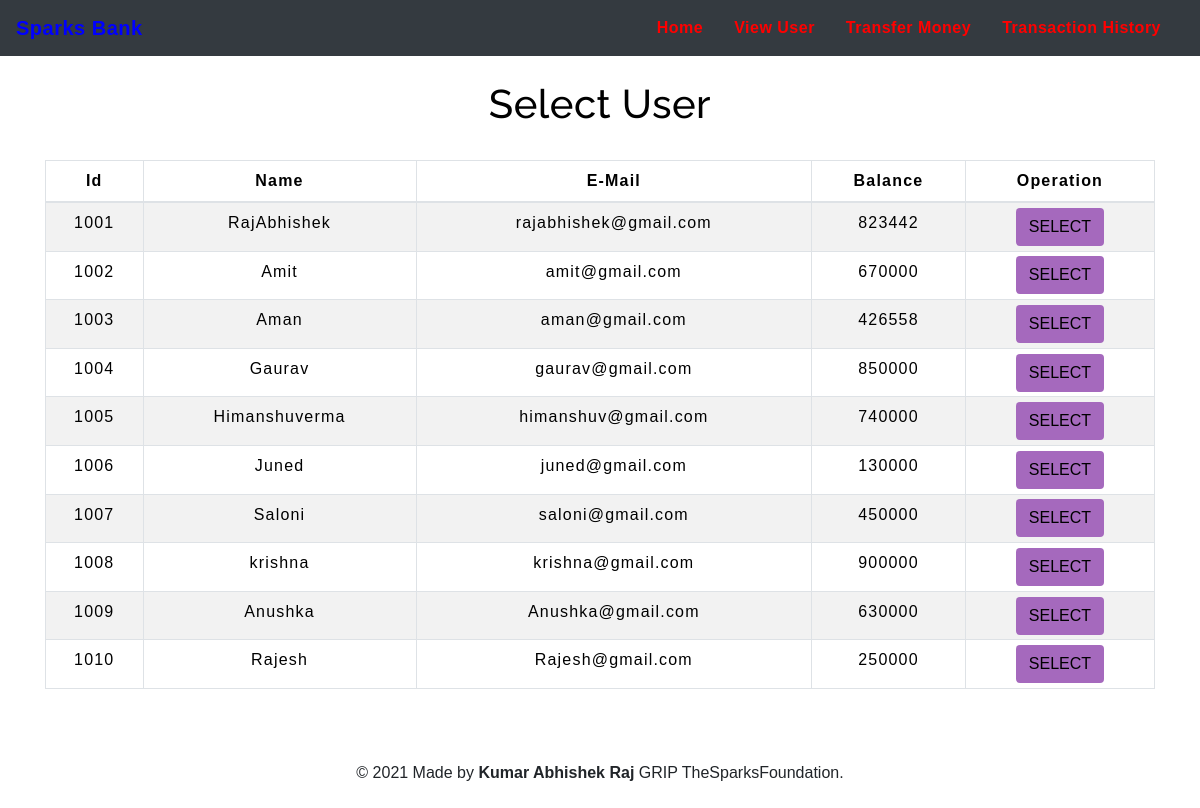
/transfer.php, run on the app's committed database.
### tables this page shows
CREATE TABLE `users` (
  `id` int(3) NOT NULL,
  `name` text NOT NULL,
  `email` varchar(30) NOT NULL,
  `balance` int(8) NOT NULL
);

### transfer.php (the view, shortened to what this page needs)
<!DOCTYPE html>
<html lang="en">
<head>
    <link rel="stylesheet" href="https://maxcdn.bootstrapcdn.com/bootstrap/4.0.0/css/bootstrap.min.css">
    <link rel="stylesheet" type="text/css" href="css/table.css">
    <link rel="stylesheet" type="text/css" href="css/navbar.css">
</head>
<body>
    <?php
    include 'config.php';
    $sql = "SELECT * FROM users";
    $result = mysqli_query($conn, $sql);
    ?>
    <?php
    include 'navbar.php';
    ?>
    <div class="container">
        <h2 class="text-center pt-4" style="color : black;">Select User</h2>
        <br>
        <div class="row">
            <div class="col">
                <div class="table-responsive-sm">
                    <table class="table table-hover table-sm table-striped table-condensed table-bordered" style="border: black;">
                        <thead style="color : black;">
                            <tr>
                                <th scope="col" class="text-center py-2">Id</th>
                                <th scope="col" class="text-center py-2">Name</th>
                                <th scope="col" class="text-center py-2">E-Mail</th>
                                <th scope="col" class="text-center py-2">Balance</th>
                                <th scope="col" class="text-center py-2">Operation</th>
                            </tr>
                        </thead>
                        <tbody>
                            <?php
                            while ($rows = mysqli_fetch_assoc($result)) {
                            ?>
                                <tr style="color : black;">
                                    <td class="py-2"><?php echo $rows['id'] ?></td>
                                    <td class="py-2"><?php echo $rows['name'] ?></td>
                                    <td class="py-2"><?php echo $rows['email'] ?></td>
                                    <td class="py-2"><?php echo $rows['balance'] ?></td>
                                    <td><a href="userdetail.php?id= <?php echo $rows['id']; ?>"> <button type="button" class="btn" style="background-color : #A569BD;">SELECT</button></a></td>
                                </tr>
                            <?php
                            }
                            ?>
                        </tbody>
                    </table>
                </div>
            </div>
        </div>
    </div>
    <footer class="text-center mt-5 py-2">
        <p>&copy 2021  Made by <b>Kumar Abhishek Raj</b> GRIP TheSparksFoundation.</p>
    </footer>
</body>
</html>

### navbar.php (shortened to what this page needs)
<nav class="navbar navbar-expand-md navbar-light bg-dark">
    <a href="index.php" class="navbar-brand" style="color: blue;"><b>Sparks Bank</b></a>
    <div class="collapse navbar-collapse" id="collapsibleNavbar">
        <ul class="navbar-nav ml-auto">
            <li class="nav-item">
                <a href="index.php"  class="nav-link" style="color: red ;" ><b>Home</b></a>
            </li>
            <li class="nav-item">
                <a href="transfer.php" class="nav-link" style="color: red ;"><b>View User</b></a>
            <li class="nav-item">
                <a href="transfer.php" class="nav-link" style="color: red ;"><b>Transfer Money</b></a>
            </li>
            <li class="nav-item">
                <a href="transactionhistory.php" class="nav-link" style="color: red ;"><b>Transaction History</b></a>
            </li>
        </ul>
    </div>
</nav>

### table.css (style rules this page uses)
* { padding: 0; margin: 0; box-sizing: border-box; font-family: sans-serif; }
h2 { font-size: 40px; }
table { letter-spacing: 1.2px; }
td { text-align: center; }
button { border:none; background: #eb6f6f; transition: 1s; }

### navbar.css (style rules this page uses)
.nav-link { margin-right: 15px; color:#639ce7; letter-spacing: 0.5px; transition: 0.5s; }
.navbar-brand { color: #990000; letter-spacing: 0.5px; }
h2 { color: #990000; letter-spacing: 0.5px; font-family: raleway; }

### transfer.php (style rules this page uses)
button { transition: 1.5s; }

### data on the page
users: id "1001", name "RajAbhishek", email "rajabhishek@gmail.com", balance "823442"
users: id "1002", name "Amit", email "amit@gmail.com", balance "670000"
users: id "1003", name "Aman", email "aman@gmail.com", balance "426558"
users: id "1004", name "Gaurav", email "gaurav@gmail.com", balance "850000"
users: id "1005", name "Himanshuverma", email "himanshuv@gmail.com", balance "740000"
users: id "1006", name "Juned", email "juned@gmail.com", balance "130000"
users: id "1007", name "Saloni", email "saloni@gmail.com", balance "450000"
users: id "1008", name "krishna", email "krishna@gmail.com", balance "900000"
users: id "1009", name "Anushka", email "Anushka@gmail.com", balance "630000"
users: id "1010", name "Rajesh", email "Rajesh@gmail.com", balance "250000"
